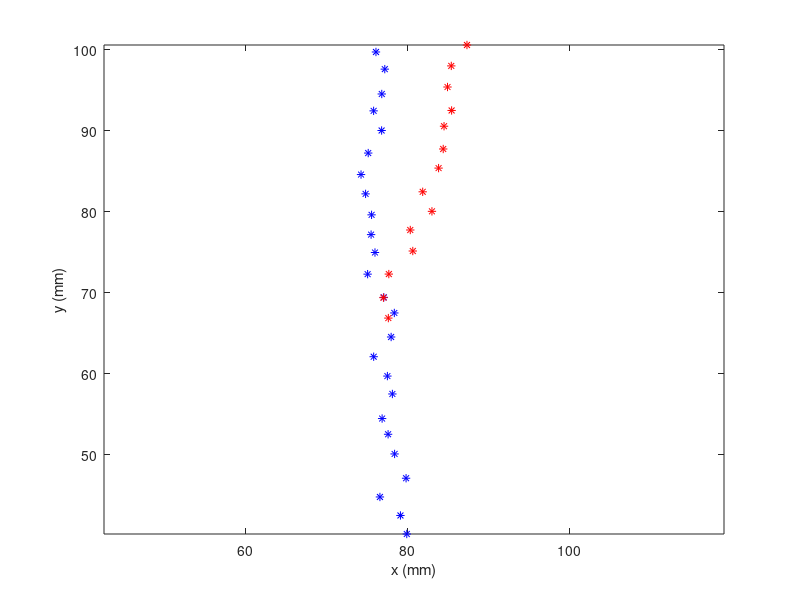

Reproduce this figure in MATLAB.
% Need a full header
%%%%%%%%%%%%%%%%%%%%%%%%%%%%%%%%%%%%%%%%%%%%%%%%%%%%%%%%%%%%%%%%%%%%%%%%%%%
% Lab 10, Problem 1: fit y = q(x) to the first branch and report cond(A)
%%%%%%%%%%%%%%%%%%%%%%%%%%%%%%%%%%%%%%%%%%%%%%%%%%%%%%%%%%%%%%%%%%%%%%%%%%%

% Load the data (positions in mm, image coordinates)
load('carotidCenterline.mat', 'X1', 'Y1', 'X2', 'Y2');

% Visualize the point cloud
close all; figure(1);
plot(X1, Y1, 'b*', 'markersize', 6); hold on;  % first branch
plot(X2, Y2, 'r*', 'markersize', 6);           % second branch
axis equal; xlabel('x (mm)'); ylabel('y (mm)');

% (1) Build the least squares matrix A for the quadratic y = a x^2 + b x + c
%     on the first branch (do not use polyfit) and report cond(A)



% (2) Solve for the coefficients q with backslash and report the RMS
%     vertical residual sqrt(mean((Y1 - A*q).^2)) in mm



% (3) Plot the fitted quadratic over the x-range of the first branch and
%     put cond(A) and the RMS residual in the title
